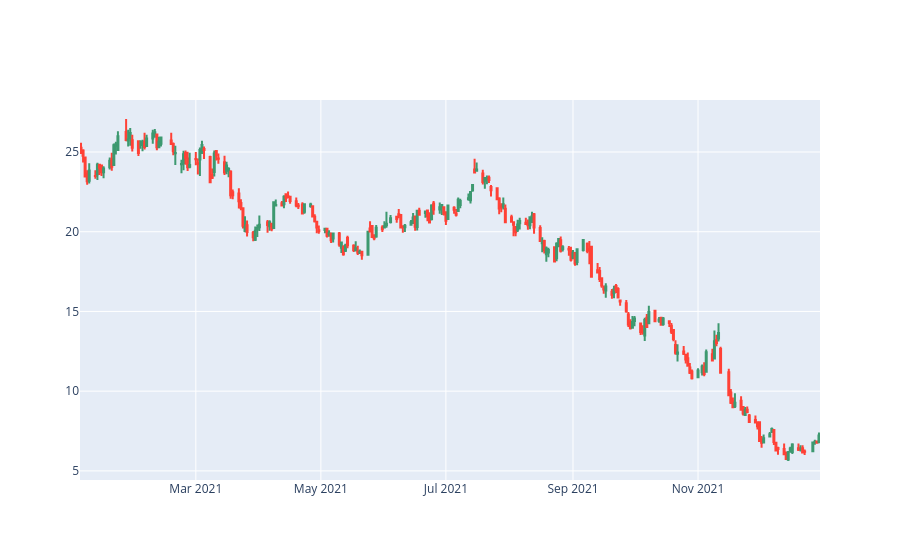

The notebook cell saved with this chart:
### Code cell
# Plot Bovespa
Grafico = go.Figure(
    data=[
        go.Candlestick(
            x = Dados.index,
            open = Dados['Abertura'],
            high = Dados['Maior'],
            low = Dados['Menor'],
            close = Dados['Fechamento'],
        )
    ]
)
Grafico.update_layout(xaxis_rangeslider_visible=False)
Grafico.show()

### Figure 1 — Plotly figure (JSON) as saved in the notebook; plotly's stock layout.template omitted (floating-point values rounded to 4 significant figures; data arrays with more than 128 entries replaced by an {"elided": "..."} marker saying what was removed)
{"data": [{"close": {"elided": "247 float values"}, "high": {"elided": "247 float values"}, "low": {"elided": "247 float values"}, "open": {"elided": "247 float values"}, "type": "candlestick", "x": {"elided": "247 str values"}}], "layout": {"xaxis": {"rangeslider": {"visible": false}}}}
